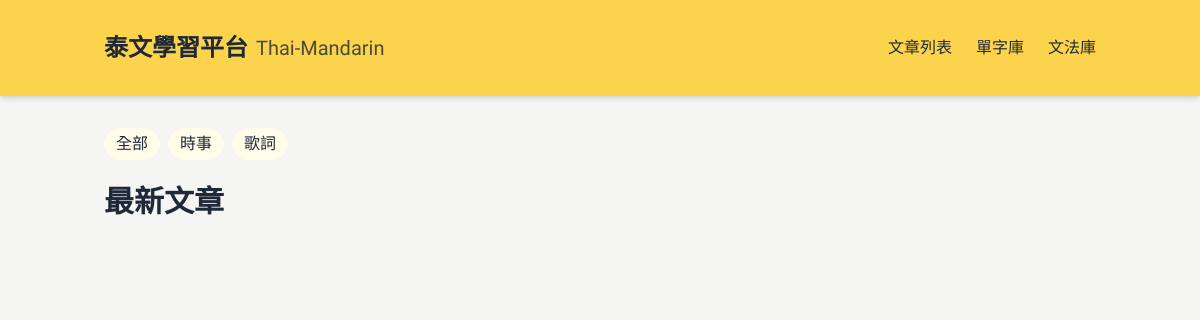
Before: / with the older database file.
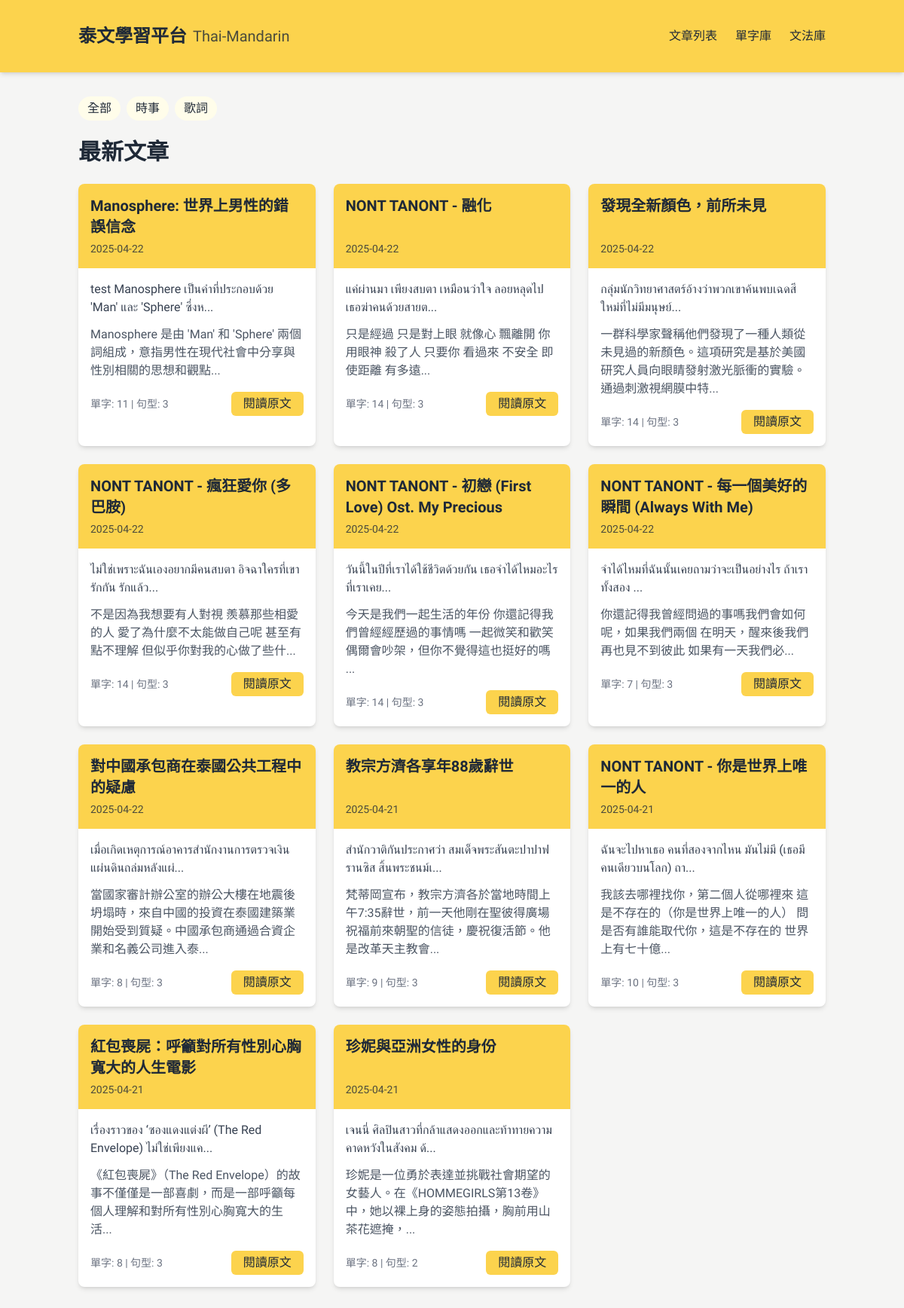
After: the same page with the newer database file.
### tables this page shows
CREATE TABLE Article (
    id INTEGER PRIMARY KEY,
    title TEXT,
    content TEXT,
    chineseContent TEXT,
    category TEXT,
    url TEXT,
    status TEXT,
    createdAt TEXT,
    updatedAt TEXT,
    authorId INTEGER,
    chineseTitle TEXT
);

### app_sqlite.py (the view)
@app.route('/')
def index():
    conn = get_db_connection()
    articles = conn.execute('SELECT * FROM Article WHERE status = "published" ORDER BY createdAt DESC').fetchall()
    article_data = []
    for article in articles:
        article_id = article['id']
        word_count = conn.execute('SELECT COUNT(*) FROM Word WHERE articleId = ?', (article_id,)).fetchone()[0]
        grammar_count = conn.execute('SELECT COUNT(*) FROM GrammarPoint WHERE articleId = ?', (article_id,)).fetchone()[0]
        article_data.append({**dict(article), 'wordCount': word_count, 'grammarCount': grammar_count})
    conn.close()
    return render_template('index_adjust.html', articles=article_data)

### app_sqlite.py (called while the page is built)
def get_db_connection():
    base_path = os.path.dirname(os.path.abspath(__file__))
    db_path = os.path.join(base_path, 'data.db')
    conn = sqlite3.connect(db_path)  # SQLite 檔名
    conn.row_factory = sqlite3.Row     # 讓取出的資料像字典一樣操作
    return conn

### templates/index_adjust.html (shortened to what this page needs)
<!DOCTYPE html>
<html lang="zh-TW">
<head>
  <script src="https://cdn.tailwindcss.com"></script>
</head>
<body>
  <nav class="bg-[#FCD34D] shadow-md sticky top-0 z-50">
    <div class="container mx-auto px-4 py-4">
      <div class="flex justify-between items-center py-4">
        <div class="flex items-center space-x-2">
          <span class="text-2xl font-bold text-[#1F2937]">泰文學習平台</span>
          <span class="thai-text text-xl text-[#1F2937]/80">Thai-Mandarin</span>
        </div>
        <div class="hidden md:flex space-x-6">
          <a href="/" class="tab-btn active-tab text-[#1F2937] hover:text-[#B45309]" data-tab="articles">文章列表</a>
          <a href="/vocabulary" class="text-[#1F2937] hover:text-[#B45309]">單字庫</a>
          <a href="/grammar" class="text-[#1F2937] hover:text-[#B45309]">文法庫</a>
        </div>
      </div>
    </div>
  </nav>
<div class="container mx-auto px-4 py-8">
  <div id="articles" class="tab-content">
        <div class="flex flex-wrap gap-2 mb-6">
          <button class="category-btn px-3 py-1 bg-[var(--main-color-light)] text-[var(--main-color-dark)] rounded-full hover:bg-[var(--main-color-light-hover)]" data-type="全部">全部</button>
          <button class="category-btn px-3 py-1 bg-[var(--main-color-light)] text-[var(--main-color-dark)] rounded-full hover:bg-[var(--main-color-light-hover)]" data-type="news">時事</button>
          <button class="category-btn px-3 py-1 bg-[var(--main-color-light)] text-[var(--main-color-dark)] rounded-full hover:bg-[var(--main-color-light-hover)]" data-type="lyrics">歌詞</button>
        </div>
    <div class="mb-8">
      <h1 class="text-3xl font-bold mb-6 text-gray-800">最新文章</h1>
      <div class="grid grid-cols-1 md:grid-cols-2 lg:grid-cols-3 gap-6">
        {% for article in articles %}
        <div class="bg-white rounded-lg shadow-md overflow-hidden hover:shadow-lg transition-shadow duration-300 article-card" data-type="{{ article.category }}">
        <div class="gradient-bg p-4 h-28 flex flex-col justify-between">
          <h3 class="text-xl font-semibold leading-snug line-clamp-2 break-words">{{ article.chineseTitle }}</h3>
          <p class="text-sm opacity-80">{{ article.createdAt[:10] }}</p>
        </div>
          <div class="p-4">
            <p class="thai-text mb-3 text-gray-700">{{ article.content[:60] }}...</p>
            <p class="mb-4 text-gray-600">{{ article.chineseContent[:60] }}...</p>
            <div class="flex justify-between items-center">
              <span class="text-sm text-gray-500">單字: {{ article.wordCount }} | 句型: {{ article.grammarCount }}</span>
              <a href="/article/{{ article.id }}" class="bg-[var(--main-color)] hover:bg-[var(--main-color-hover)] text-[var(--main-color-dark)] hover:text-white px-4 py-1 rounded-md transition-colors">閱讀原文</a>
            </div>
          </div>
        </div>
      {% endfor %}
      </div>
    </div>
  </div>
</div>
</body>
</html>

Changed rows visible on the page:
added Article: chineseTitle "Manosphere: 世界上男性的錯誤信念", createdAt "2025-04-22", content "test Manosphere เป็นคำที่ประกอบด้วย 'Man' และ 'Sphere' ซึ่งห", chineseContent "Manosphere 是由 'Man' 和 'Sphere' 兩個詞組成，意指男性在現代社會中分享與性別相關的思想和觀點", wordCount "11", grammarCount "3"
added Article: chineseTitle "NONT TANONT - 融化", createdAt "2025-04-22", content "แค่ผ่านมา เพียงสบตา เหมือนว่าใจ ลอยหลุดไป เธอฆ่าคนด้วยสายต", chineseContent "只是經過 只是對上眼 就像心 飄離開 你用眼神 殺了人 只要你 看過來 不安全 即使距離 有多遠", wordCount "14", grammarCount "3"
added Article: chineseTitle "發現全新顏色，前所未見", createdAt "2025-04-22", content "กลุ่มนักวิทยาศาสตร์อ้างว่าพวกเขาค้นพบเฉดสีใหม่ที่ไม่มีมนุษย์", chineseContent "一群科學家聲稱他們發現了一種人類從未見過的新顏色。這項研究是基於美國研究人員向眼睛發射激光脈衝的實驗。通過刺激視網膜中特", wordCount "14", grammarCount "3"
now on this page (row edited): Article: chineseTitle "NONT TANONT - 瘋狂愛你 (多巴胺)", createdAt "2025-04-22", content "ไม่ใช่เพราะฉันเองอยากมีคนสบตา อิจฉาใครที่เขารักกัน รักแล้ว", chineseContent "不是因為我想要有人對視 羨慕那些相愛的人 愛了為什麼不太能做自己呢 甚至有點不理解 但似乎你對我的心做了些什", wordCount "14", grammarCount "3"
now on this page (row edited): Article: chineseTitle "NONT TANONT - 初戀 (First Love) Ost. My Precious", createdAt "2025-04-22", content "วันนี้ในปีที่เราได้ใช้ชีวิตด้วยกัน เธอจำได้ไหมอะไรที่เราเคย", chineseContent "今天是我們一起生活的年份 你還記得我們曾經經歷過的事情嗎 一起微笑和歡笑 偶爾會吵架，但你不覺得這也挺好的嗎", wordCount "14", grammarCount "3"
now on this page (row edited): Article: chineseTitle "NONT TANONT - 每一個美好的瞬間 (Always With Me)", createdAt "2025-04-22", content "จำได้ไหมที่ฉันนั้นเคยถาม​​​​ ว่าจะเป็นอย่างไร ถ้าเราทั้งสอง", chineseContent "你還記得我曾經問過的事嗎​​​​ 我們會如何呢，如果我們兩個 在明天，醒來後我們​​​再也見不到彼此 如果有一天我們必", wordCount "7", grammarCount "3"
now on this page (row edited): Article: chineseTitle "對中國承包商在泰國公共工程中的疑慮", createdAt "2025-04-22", content "เมื่อเกิดเหตุการณ์อาคารสำนักงานการตรวจเงินแผ่นดินถล่มหลังแผ่", chineseContent "當國家審計辦公室的辦公大樓在地震後坍塌時，來自中國的投資在泰國建築業開始受到質疑。中國承包商通過合資企業和名義公司進入泰", wordCount "8", grammarCount "3"
now on this page (row edited): Article: chineseTitle "教宗方濟各享年88歲辭世", createdAt "2025-04-21", content "สำนักวาติกันประกาศว่า สมเด็จพระสันตะปาปาฟรานซิส สิ้นพระชนม์เ", chineseContent "梵蒂岡宣布，教宗方濟各於當地時間上午7:35辭世，前一天他剛在聖彼得廣場祝福前來朝聖的信徒，慶祝復活節。他是改革天主教會", wordCount "9", grammarCount "3"
now on this page (row edited): Article: chineseTitle "NONT TANONT - 你是世界上唯一的人", createdAt "2025-04-21", content "ฉันจะไปหาเธอ คนที่สองจากไหน มันไม่มี (เธอมีคนเดียวบนโลก) ถา", chineseContent "我該去哪裡找你，第二個人從哪裡來 這是不存在的（你是世界上唯一的人） 問是否有誰能取代你，這是不存在的 世界上有七十億", wordCount "10", grammarCount "3"
now on this page (row edited): Article: chineseTitle "紅包喪屍：呼籲對所有性別心胸寬大的人生電影", createdAt "2025-04-21", content "เรื่องราวของ ‘ซองแดงแต่งผี’ (The Red Envelope) ไม่ใช่เพียงแค", chineseContent "《紅包喪屍》（The Red Envelope）的故事不僅僅是一部喜劇，而是一部呼籲每個人理解和對所有性別心胸寬大的生活", wordCount "8", grammarCount "3"
now on this page (row edited): Article: chineseTitle "珍妮與亞洲女性的身份", createdAt "2025-04-21", content "เจนนี่ ศิลปินสาวที่กล้าแสดงออกและท้าทายความคาดหวังในสังคม ด้", chineseContent "珍妮是一位勇於表達並挑戰社會期望的女藝人。在《HOMMEGIRLS第13卷》中，她以裸上身的姿態拍攝，胸前用山茶花遮掩，", wordCount "8", grammarCount "2"
